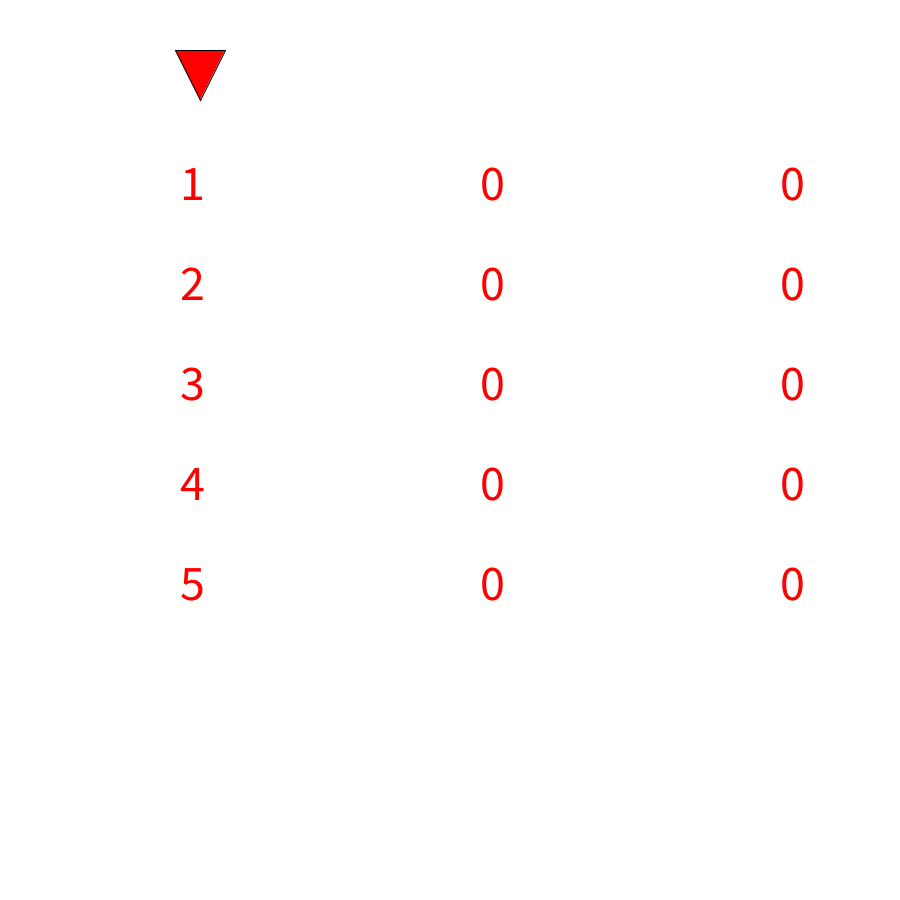
Frame 1 (no input)
Frame 60 (the mouse pressed at the canvas centre just before this capture): identical to frame 1, image omitted
Frame 120 (the mouse held since frame 60 and released just before this capture): identical to frame 1, image omitted

The Processing sketch that drew this single still picture (run headless with seeded random() and noise(); from frame 60 on, the mouse is pressed at the canvas centre):

// Processing sketch: hanoi
// ── hanoi.pde
int[] bar1 = {1,2,3,4,5};
int[] bar2 = {0,0,0,0,0};
int[] bar3 = {0,0,0,0,0};
int choiseBar = 1;
int catchBlock = 0;
boolean keep = false;

void setup(){
  size(900,900);
}

void draw(){
  background(255);
  fill(255,0,0);
  switch(choiseBar){
    case 1:
      triangle(200,100,175,50,225,50);
      if(keep == true){
        text(str(catchBlock),180,50);
      }
    break;
    case 2:
      triangle(500,100,475,50,525,50);
      if(keep == true){
        text(str(catchBlock),480,50);
      }
    break;
    case 3:
      triangle(800,100,775,50,825,50);
      if(keep == true){
        text(str(catchBlock),780,50);
      }
    break;
  }
  textSize(50);
  text(str(bar1[0]),180,200);
  text(str(bar1[1]),180,300);
  text(str(bar1[2]),180,400);
  text(str(bar1[3]),180,500);
  text(str(bar1[4]),180,600);
  text(str(bar2[0]),480,200);
  text(str(bar2[1]),480,300);
  text(str(bar2[2]),480,400);
  text(str(bar2[3]),480,500);
  text(str(bar2[4]),480,600);
  text(str(bar3[0]),780,200);
  text(str(bar3[1]),780,300);
  text(str(bar3[2]),780,400);
  text(str(bar3[3]),780,500);
  text(str(bar3[4]),780,600);
}

void keyReleased(){
  if(key == CODED){
    if(keyCode == RIGHT){
      choiseBar += 1;
    }else if(keyCode == LEFT){
      choiseBar -= 1;
    }
    
    if(choiseBar < 1){
      choiseBar = 3;
    }else if(choiseBar > 3){
      choiseBar = 1;
    }

  }
  
  if(key == ' '){
    if(keep == true){
    switch(choiseBar){
      case 1:
        if(bar1[0] == 0 || bar1[0] > catchBlock){
        bar1[4] = bar1[3];
        bar1[3] = bar1[2];
        bar1[2] = bar1[1];
        bar1[1] = bar1[0];
        bar1[0] = catchBlock;
        catchBlock = 0;
        keep = false;
        }else{
          strokeWeight(50);
          line(100,100,800,800);
          line(800,100,100,800);
          strokeWeight(1);
        }
      break;
      
      case 2:
        if(bar2[0] == 0 || bar2[0] > catchBlock){
        bar2[4] = bar2[3];
        bar2[3] = bar2[2];
        bar2[2] = bar2[1];
        bar2[1] = bar2[0];
        bar2[0] = catchBlock;
        catchBlock = 0;
        keep = false;
        }else{
          strokeWeight(50);
          line(100,100,800,800);
          line(800,100,100,800);
          strokeWeight(1);
        }
      break;
      
      case 3:
        if(bar3[0] == 0 || bar3[0] > catchBlock){
        bar3[4] = bar3[3];
        bar3[3] = bar3[2];
        bar3[2] = bar3[1];
        bar3[1] = bar3[0];
        bar3[0] = catchBlock;
        catchBlock = 0;
        keep = false;
        }else{
          strokeWeight(50);
          line(100,100,800,800);
          line(800,100,100,800);
          strokeWeight(1);
        }
      break;
    }
    }else if(keep == false){
      switch(choiseBar){
      case 1:
        catchBlock = bar1[0];
        bar1[0] = bar1[1];
        bar1[1] = bar1[2];
        bar1[2] = bar1[3];
        bar1[3] = bar1[4];
        bar1[4] = 0;
      break;
      
      case 2:
        catchBlock = bar2[0];
        bar2[0] = bar2[1];
        bar2[1] = bar2[2];
        bar2[2] = bar2[3];
        bar2[3] = bar2[4];
        bar2[4] = 0;
      break;
      
      case 3:
        catchBlock = bar3[0];
        bar3[0] = bar3[1];
        bar3[1] = bar3[2];
        bar3[2] = bar3[3];
        bar3[3] = bar3[4];
        bar3[4] = 0;
      break;
      }
      keep = true;
    }
  }
  
}
